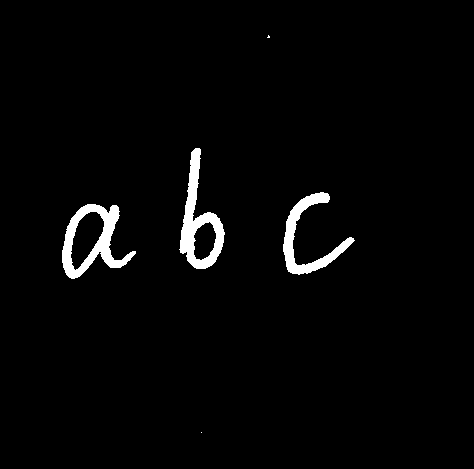
#> input picture imgs/handwrite_binary_inv.png, 474 x 469 px
$ python '42_形态学_获取卷积核.py'
#> lines starting #> are read from the running program, lines starting #| are printed output that depends on the picture; after the words box and inside, x2 and y2 are one past the last pixel; in counts of white or black regions, pixels touching at a corner belong together
import cv2
import numpy as np

# 利用 opencv 中的 获取卷积核API 生成卷积核
k1 = cv2.getStructuringElement(shape=cv2.MORPH_RECT, ksize=(3,3))
print(k1)


# 调整 ksize
k2 = cv2.getStructuringElement(shape=cv2.MORPH_RECT, ksize=(7,7))
print(k2)

# 调整 shape 为 椭圆形
k3 = cv2.getStructuringElement(shape=cv2.MORPH_ELLIPSE, ksize=(7,7))
print(k3)

# 调整 shape 为 是十字形状
k4 = cv2.getStructuringElement(shape=cv2.MORPH_CROSS, ksize=(7,7))
print(k4)

img = cv2.imread('./imgs/handwrite_binary_inv.png')
#> img is the input picture: shape (469, 474, 3); 2.5% white; 5 white regions (2 under 20 px), largest, box (x1, y1, x2, y2) and area: (179, 148, 225, 269) 1991, (62, 204, 136, 279) 1975, (283, 192, 355, 275) 1556
cv2.imshow('origin', img)

# 对图像进行腐蚀
dst1 = cv2.erode(src=img, kernel=k1)
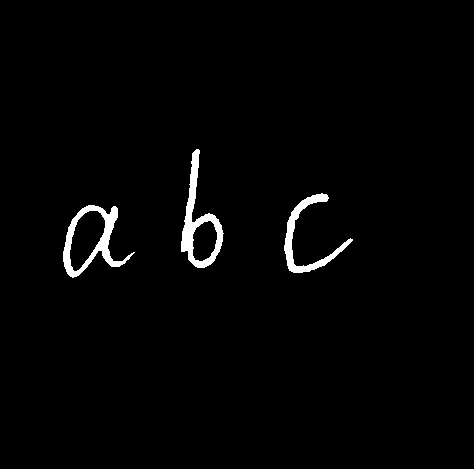
#> dst1: shape (469, 474, 3); 1.8% white; 3 white regions, box (x1, y1, x2, y2) and area: (181, 149, 224, 268) 1482, (63, 205, 135, 278) 1401, (284, 193, 353, 273) 1115
cv2.imshow('erode by k1', dst1)

dst2 = cv2.erode(src=img, kernel=k2)
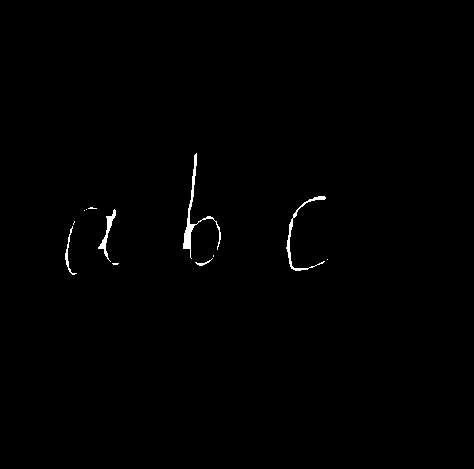
#> dst2: shape (469, 474, 3); 0.52% white; 12 white regions (7 under 20 px), largest, box (x1, y1, x2, y2) and area: (183, 153, 221, 259) 465, (286, 196, 326, 271) 302, (98, 209, 116, 262) 211, (65, 226, 77, 275) 106, (195, 258, 213, 266) 36
cv2.imshow('erode by k2', dst2)

dst3 = cv2.erode(src=img, kernel=k3)
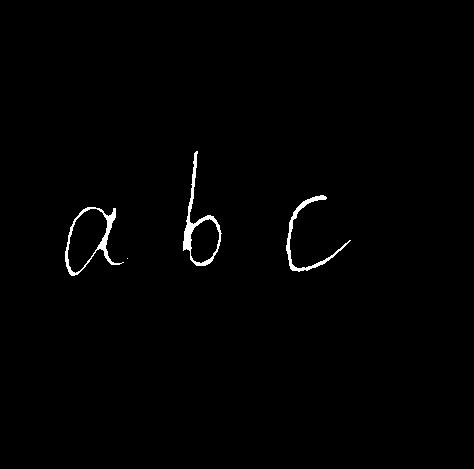
#> dst3: shape (469, 474, 3); 0.87% white; 4 white regions (1 under 20 px), largest, box (x1, y1, x2, y2) and area: (183, 151, 222, 266) 740, (65, 207, 124, 276) 642, (286, 195, 351, 272) 558
cv2.imshow('erode by k3', dst3)

dst4 = cv2.erode(src=img, kernel=k4)
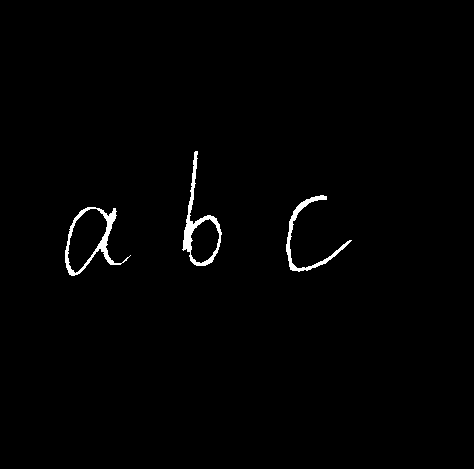
#> dst4: shape (469, 474, 3); 1% white; 3 white regions, box (x1, y1, x2, y2) and area: (182, 151, 222, 266) 855, (65, 207, 131, 276) 809, (286, 195, 352, 272) 643
cv2.imshow('erode by k4', dst4)

cv2.waitKey(0)

dst2 = cv2.erode(src=img, kernel=k2)
cv2.imshow('erode by k2', dst2)
